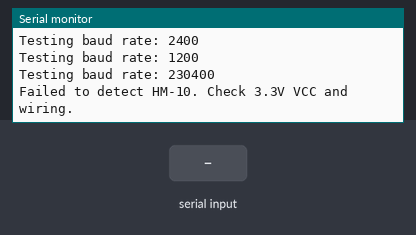
Bench run of a sketch on a simulated Arduino Mega 2560, built with avr-gcc and run on an emulated ATmega2560. On the bench: the last lines printed to the serial monitor. The test bench sets the inputs (shaded band).

Above: at 6.1 s.
6.2 s: "1\n" received over Serial
At 7.4 s:
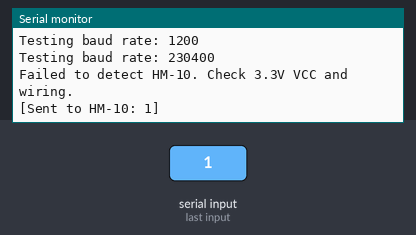
7.7 s: "0\n" received over Serial
At 8.7 s:
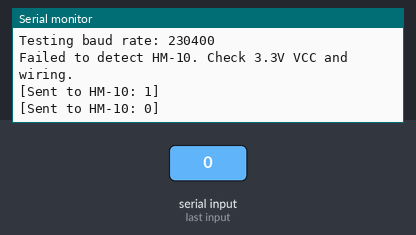
9.2 s: "2\n" received over Serial
At 9.9 s:
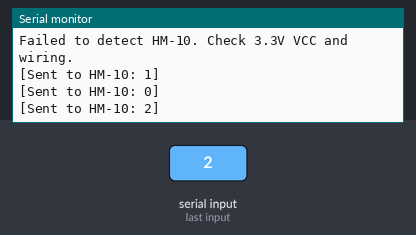
Timing chart, 0 to 12.2 s (numbered marks = the images above; inputs shaded):
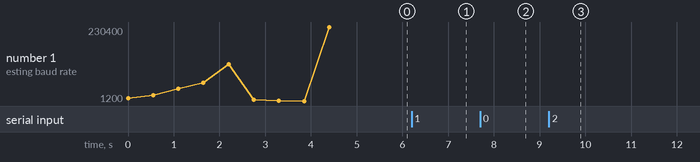

The sketch:

init_hm10.ino
```cpp
/*
 * HM-10 Initialization for Arduino Mega (Serial3)
 * Logic: Auto-Baud Detect -> Force Disconnect -> Restore Default -> Set Name -> Notify -> Reset
 */

// --- USER CONFIGURATION ---
#define CUSTOM_NAME "HM10_G10" // Max length is 12 characters [1]
// ---------------------------

constexpr uint8_t HM10_RX_PIN = 15; // Mega RX3
long baudRates[] = {9600, 19200, 38400, 57600, 115200, 4800, 2400, 1200, 230400};
bool moduleReady = false;

void setup() {
  pinMode(HM10_RX_PIN, INPUT_PULLUP);
  Serial.begin(115200); // Debug Monitor (USB)
  while (!Serial);
  Serial.println("Initializing HM-10...");

  // 1. Automatic Baud Rate Detection
  for (int i = 0; i < 9; i++) {
    Serial.print("Testing baud rate: ");
    Serial.println(baudRates[i]);

    Serial3.begin(baudRates[i]);
    Serial3.setTimeout(100);
    delay(100);

    if (detectHM10(baudRates[i])) {
      Serial.println("HM-10 detected and ready.");
      moduleReady = true;
      break;
    } else {
      Serial3.end();
      delay(100);
    }
  }

  if (!moduleReady) {
    Serial.println("Failed to detect HM-10. Check 3.3V VCC and wiring.");
    return;
  }

  // 3. Restore Factory Defaults
  Serial.println("Restoring factory defaults...");
  sendATCommand("AT+RENEW"); // Restores all setup values
  delay(500);

  // 4. Set Custom Name via Macro
  Serial.print("Setting name to: ");
  Serial.println(CUSTOM_NAME);
  String nameCmd = "AT+NAME" + String(CUSTOM_NAME);
  sendATCommand(nameCmd.c_str()); // Max length is 12

  // 5. Enable Connection Notifications
  Serial.println("Enabling notifications...");
  sendATCommand("AT+NOTI1"); // Notify when link is established/lost

  // 6. Get the Bluetooth MAC Address
  Serial.println("Querying Bluetooth Address");
  sendATCommand("AT+ADDR?");

  // 7. Restart the module to apply changes
  Serial.println("Restarting module...");
  sendATCommand("AT+RESET"); // Restart the module
  delay(1000);
  Serial3.begin(9600); // Now the module would use baudrate 9600

  Serial.println("Initialization Complete.");
}

void loop() {
  // 1. Module to PC: Forward HM-10 responses to the Serial Monitor
  if (Serial3.available()) {
    Serial.println(Serial3.readString());
  }

  // 2. PC to Module: Read user input and truncate line endings
  if (Serial.available()) {
    static String inputBuffer = "";

    while (Serial.available()) {
      char c = Serial.read();

      // Check if the character is a line ending
      if (c == '\r' || c == '\n') {
        if (inputBuffer.length() > 0) {
          // Send the clean string to the HM-10
          Serial3.print(inputBuffer);

          // Debug: Show what was actually sent
          Serial.print("\n[Sent to HM-10: ");
          Serial.print(inputBuffer);
          Serial.println("]");

          inputBuffer = ""; // Clear buffer for next command
        }
      } else {
        inputBuffer += c; // Add character to buffer
      }
    }
  }
}

/**
 * Helper to send AT commands (Uppercase, no \r or \n) [6]
 */
void sendATCommand(const char* command) {
  clearBTInput();
  Serial3.print(command);
  waitForResponse("", 1000);
}

void clearBTInput() {
  while (Serial3.available()) {
    Serial3.read();
  }
}

bool detectHM10(long baudRate) {
  Serial3.begin(baudRate);
  Serial3.setTimeout(150);

  clearBTInput();
  delay(50);
  Serial3.print("AT");

  if (!waitForResponse("OK", 300)) {
    return false;
  }

  clearBTInput();
  delay(100);
  Serial3.print("AT+ADDR?");

  if (waitForResponse("OK+ADDR", 500)) {
    return true;
  }

  clearBTInput();
  delay(100);
  Serial3.print("AT+LADDR?");

  return waitForResponse("OK+LADDR", 500);
}

/**
 * Helper to check response for specific substrings
 */
bool waitForResponse(const char* expected, unsigned long timeout) {
  unsigned long start = millis();
  Serial3.setTimeout(timeout);
  String response = Serial3.readString();
  if (response.length() > 0) {
    Serial.print("HM10 Response: ");
    Serial.println(response);
  }
  return (response.indexOf(expected) != -1);
}
```

Measured:
- after the input at 6.2 s, the serial monitor: prints a new line at once (image 1)
- after the input at 7.7 s, the serial monitor: prints a new line at once (image 2)
- after the input at 9.2 s, the serial monitor: prints a new line at once (image 3)
